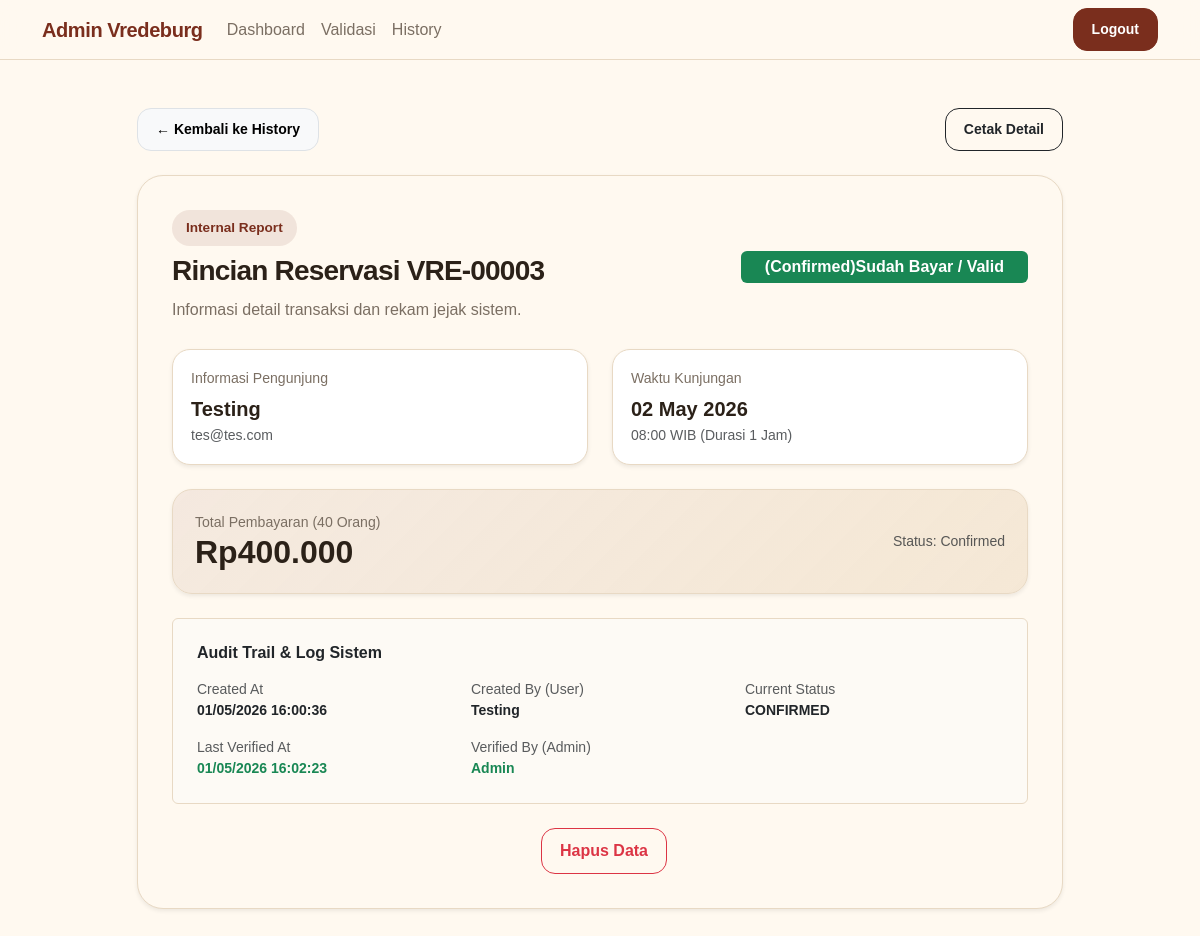
/admin/detail_reservasi.php?id=3 (signed in), run on the app's committed database.
### tables this page shows
CREATE TABLE `reservations` (
  `id_reservasi` int(11) NOT NULL,
  `id_user` int(11) NOT NULL,
  `tgl_kunjungan` date NOT NULL,
  `jam_kunjungan` time NOT NULL,
  `jumlah_orang` int(11) NOT NULL,
  `total_harga` decimal(10,2) NOT NULL,
  `status` enum('pending','confirmed','canceled') DEFAULT 'pending',
  `created_at` timestamp NOT NULL DEFAULT current_timestamp(),
  `created_by` varchar(50) NOT NULL,
  `updated_at` timestamp NULL DEFAULT NULL ON UPDATE current_timestamp(),
  `updated_by` varchar(50) DEFAULT NULL,
  `is_deleted` tinyint(1) DEFAULT 0,
  `deleted_at` timestamp NULL DEFAULT NULL,
  `deleted_by` varchar(50) DEFAULT NULL
);

CREATE TABLE `users` (
  `id_user` int(11) NOT NULL,
  `nama_lengkap` varchar(100) NOT NULL,
  `email` varchar(100) NOT NULL,
  `password` varchar(255) NOT NULL,
  `role` enum('admin','user') NOT NULL DEFAULT 'user',
  `created_at` timestamp NOT NULL DEFAULT current_timestamp(),
  `created_by` varchar(50) DEFAULT 'system',
  `updated_at` timestamp NULL DEFAULT NULL ON UPDATE current_timestamp(),
  `updated_by` varchar(50) DEFAULT NULL,
  `is_deleted` tinyint(1) DEFAULT 0,
  `deleted_at` timestamp NULL DEFAULT NULL,
  `deleted_by` varchar(50) DEFAULT NULL
);

### config/functions.php (called while the page is built, shortened)
<?php
function e($value) {
    return htmlspecialchars($value ?? '', ENT_QUOTES, 'UTF-8');
}
function rupiah($number) {
    return 'Rp' . number_format((int) $number, 0, ',', '.');
}
function statusLabel($status) {
    $labels = [
        'pending'   => '(Pending)Menunggu Konfirmasi',
        'confirmed' => '(Confirmed)Sudah Bayar / Valid',
        'canceled'  => '(Canceled)Dibatalkan'
    ];
    return $labels[$status] ?? $status;
}
function statusBadgeClass($status) {
    $classes = [
        'pending'   => 'badge bg-warning text-dark',
        'confirmed' => 'badge bg-success',
        'canceled'  => 'badge bg-danger'
    ];
    return $classes[$status] ?? 'badge bg-light text-dark';
}

### admin/detail_reservasi.php (the view, shortened to what this page needs)
<?php
require_once "../config/koneksi.php";
require_once "../config/functions.php";
$id = (int) ($_GET['id'] ?? 0);
$stmt = $pdo->prepare("
    SELECT
        r.*,
        u.nama_lengkap,
        u.email
    FROM reservations r
    JOIN users u ON r.id_user = u.id_user
    WHERE r.id_reservasi = ?
    AND r.is_deleted = 0
    LIMIT 1
");
$stmt->execute([$id]);
$res = $stmt->fetch();
$bookingCode = 'VRE-' . str_pad($res['id_reservasi'], 5, '0', STR_PAD_LEFT);
?>
<!DOCTYPE html>
<html lang="id">
<head>
    <link href="https://cdn.jsdelivr.net/npm/bootstrap@5.3.3/dist/css/bootstrap.min.css" rel="stylesheet">
    <link href="../assets/css/style.css" rel="stylesheet">
</head>
<body class="app-body">
<nav class="navbar navbar-expand-lg navbar-vredeburg sticky-top">
    <div class="container">
        <a class="navbar-brand fw-bold" href="dashboard.php">Admin Vredeburg</a>
        <div class="collapse navbar-collapse">
            <ul class="navbar-nav me-auto">
                <li class="nav-item"><a class="nav-link" href="dashboard.php">Dashboard</a></li>
                <li class="nav-item"><a class="nav-link" href="validasi.php">Validasi</a></li>
                <li class="nav-item"><a class="nav-link" href="history.php">History</a></li>
            </ul>
            <a href="../logout.php" class="btn btn-heritage btn-sm">Logout</a>
        </div>
    </div>
</nav>
<main class="py-5">
    <div class="container">
        <div class="row justify-content-center">
            <div class="col-lg-10">
                <div class="mb-4 d-flex justify-content-between align-items-center">
                    <a href="history.php" class="btn btn-sm btn-light border text-decoration-none">
                        &larr; Kembali ke History
                    </a>
                    <div class="d-flex gap-2">
                        <button onclick="window.print()" class="btn btn-sm btn-outline-dark">Cetak Detail</button>
                    </div>
                </div>
                <div class="card-panel shadow-sm">
                    <div class="d-flex flex-wrap justify-content-between align-items-center gap-3 mb-4">
                        <div>
                            <span class="section-badge mb-2">Internal Report</span>
                            <h1 class="h3 fw-bold section-title">Rincian Reservasi <?= e($bookingCode); ?></h1>
                            <p class="text-muted-custom mb-0">Informasi detail transaksi dan rekam jejak sistem.</p>
                        </div>
                        <div class="text-end">
                            <span class="<?= statusBadgeClass($res['status']); ?> fs-6 py-2 px-4">
                                <?= statusLabel($res['status']); ?>
                            </span>
                        </div>
                    </div>
                    <div class="row g-4">
                        <div class="col-md-6">
                            <div class="detail-box shadow-sm">
                                <span>Informasi Pengunjung</span>
                                <h5 class="fw-bold mb-1 mt-2"><?= e($res['nama_lengkap']); ?></h5>
                                <p class="text-muted mb-0 small"><?= e($res['email']); ?></p>
                            </div>
                        </div>
                        <div class="col-md-6">
                            <div class="detail-box shadow-sm">
                                <span>Waktu Kunjungan</span>
                                <h5 class="fw-bold mb-1 mt-2"><?= date('d F Y', strtotime($res['tgl_kunjungan'])); ?></h5>
                                <p class="text-muted mb-0 small"><?= substr($res['jam_kunjungan'], 0, 5); ?> WIB (Durasi 1 Jam)</p>
                            </div>
                        </div>
                        <div class="col-md-12">
                            <div class="booking-box shadow-sm d-flex justify-content-between align-items-center">
                                <div>
                                    <span>Total Pembayaran (<?= $res['jumlah_orang']; ?> Orang)</span>
                                    <h2 class="fw-bold mb-0 text-brick"><?= rupiah($res['total_harga']); ?></h2>
                                </div>
                                <div class="text-end text-muted small">
                                    Status: <?= ucfirst($res['status']); ?>
                                </div>
                            </div>
                        </div>
                        <div class="col-md-12">
                            <div class="card bg-paper border-0 p-4" style="background: #fdfaf5; border: 1px solid var(--color-border) !important;">
                                <h6 class="fw-bold mb-3"><i class="bi bi-info-circle"></i> Audit Trail & Log Sistem</h6>
                                <div class="row g-3 small">
                                    <div class="col-md-4">
                                        <label class="text-muted d-block">Created At</label>
                                        <strong><?= date('d/m/Y H:i:s', strtotime($res['created_at'])); ?></strong>
                                    </div>
                                    <div class="col-md-4">
                                        <label class="text-muted d-block">Created By (User)</label>
                                        <strong><?= e($res['created_by']); ?></strong>
                                    </div>
                                    <div class="col-md-4">
                                        <label class="text-muted d-block">Current Status</label>
                                        <strong class="text-uppercase"><?= $res['status']; ?></strong>
                                    </div>
                                    <?php if ($res['updated_at']): ?>
                                    <div class="col-md-4">
                                        <label class="text-muted d-block">Last Verified At</label>
                                        <strong class="text-success"><?= date('d/m/Y H:i:s', strtotime($res['updated_at'])); ?></strong>
                                    </div>
                                    <div class="col-md-4">
                                        <label class="text-muted d-block">Verified By (Admin)</label>
                                        <strong class="text-success"><?= e($res['updated_by']); ?></strong>
                                    </div>
                                    <?php endif; ?>
                                </div>
                            </div>
                        </div>
                        <div class="col-md-12 mt-4 text-center">
                            <a href="proses_delete.php?id=<?= $res['id_reservasi']; ?>"
                               class="btn btn-outline-danger ms-2"
                               onclick="return confirm('Hapus permanen dari tampilan (Soft Delete)?')">
                               Hapus Data
                            </a>
                        </div>
                    </div>
                </div>
            </div>
        </div>
    </div>
</main>
</body>
</html>

### assets/css/style.css (style rules this page uses)
:root { --color-brick: #7A2E1D; --color-brick-dark: #4F1F14; --color-brown-dark: #2B2118; --color-cream: #F8F0E3; --color-paper: #FFF9F0; --color-gold: #C89B5C; --color-green: #2F6B4F; --color-muted: #7B6F63; --color-border: #E8D9C4; --shadow-soft: 0 18px 45px rgba(43, 33, 24, 0.10); --shadow-strong: 0 24px 70px rgba(43, 33, 24, 0.25); }
* { box-sizing: border-box; }
body { font-family: Arial, Helvetica, sans-serif; color: var(--color-brown-dark); background-color: var(--color-paper); }
a { text-decoration: none; }
.navbar-vredeburg { background-color: rgba(255, 249, 240, 0.94); border-bottom: 1px solid var(--color-border); backdrop-filter: blur(14px); }
.navbar-brand { color: var(--color-brick) !important; letter-spacing: -0.4px; }
.nav-link { color: var(--color-muted); font-weight: 500; }
.bg-paper { background-color: var(--color-paper); }
.section-badge { display: inline-flex; align-items: center; width: fit-content; padding: 8px 14px; border-radius: 999px; background: rgba(122, 46, 29, 0.10); color: var(--color-brick); font-size: 0.85rem; font-weight: 700; }
.section-title { color: var(--color-brown-dark); font-weight: 800; letter-spacing: -0.8px; }
.text-muted-custom { color: var(--color-muted); line-height: 1.8; }
.btn { border-radius: 14px; font-weight: 700; padding: 10px 18px; }
.btn-heritage { background-color: var(--color-brick); border: 1px solid var(--color-brick); color: #ffffff; }
.card-panel { background: var(--color-paper); border: 1px solid var(--color-border); border-radius: 26px; padding: 34px; box-shadow: var(--shadow-soft); }
.booking-box { background: linear-gradient(135deg, rgba(122, 46, 29, 0.08), rgba(200, 155, 92, 0.18)); border: 1px solid var(--color-border); border-radius: 20px; padding: 22px; }
.booking-box span, .detail-box span { display: block; color: var(--color-muted); font-size: 0.88rem; }
.detail-box { background: #ffffff; border: 1px solid var(--color-border); border-radius: 18px; padding: 18px; height: 100%; }

### data on the page
reservations: id_reservasi "VRE-00003", status "(Confirmed)Sudah Bayar / Valid", id_user.nama_lengkap "Testing", id_user.email "tes@tes.com", tgl_kunjungan "02 May 2026", jam_kunjungan "08:00", jumlah_orang "40", total_harga "Rp400.000", status "Confirmed", created_at "01/05/2026 16:00:36", created_by "Testing", status "CONFIRMED", updated_at "01/05/2026 16:02:23", updated_by "Admin"
